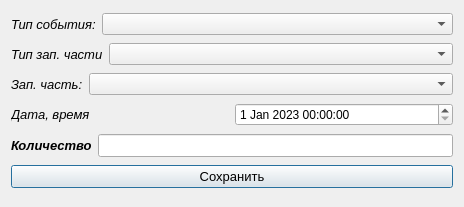
<?xml version="1.0" encoding="UTF-8"?>
<ui version="4.0">
 <class>EditEventForm</class>
 <widget class="QDialog" name="EditEventForm">
  <property name="geometry">
   <rect>
    <x>0</x>
    <y>0</y>
    <width>464</width>
    <height>207</height>
   </rect>
  </property>
  <property name="font">
   <font>
    <pointsize>9</pointsize>
    <bold>false</bold>
   </font>
  </property>
  <property name="windowTitle">
   <string>Новое событие</string>
  </property>
  <layout class="QVBoxLayout" name="verticalLayout">
   <item>
    <layout class="QHBoxLayout" name="horizontalLayout">
     <item>
      <widget class="QLabel" name="label_type_event">
       <property name="font">
        <font>
         <pointsize>10</pointsize>
         <italic>true</italic>
         <bold>false</bold>
        </font>
       </property>
       <property name="text">
        <string>Тип события:</string>
       </property>
      </widget>
     </item>
     <item>
      <widget class="QComboBox" name="cmb_type_event">
       <property name="sizePolicy">
        <sizepolicy hsizetype="Expanding" vsizetype="Fixed">
         <horstretch>0</horstretch>
         <verstretch>0</verstretch>
        </sizepolicy>
       </property>
       <property name="currentIndex">
        <number>-1</number>
       </property>
       <property name="placeholderText">
        <string>Выберите тип события</string>
       </property>
       <item>
        <property name="text">
         <string>Приход</string>
        </property>
       </item>
       <item>
        <property name="text">
         <string>Расход</string>
        </property>
       </item>
      </widget>
     </item>
    </layout>
   </item>
   <item>
    <layout class="QHBoxLayout" name="horizontalLayout_5">
     <item>
      <widget class="QLabel" name="label_type_part">
       <property name="font">
        <font>
         <pointsize>10</pointsize>
         <italic>true</italic>
         <bold>false</bold>
        </font>
       </property>
       <property name="text">
        <string>Тип зап. части</string>
       </property>
      </widget>
     </item>
     <item>
      <widget class="QComboBox" name="cmb_type_part">
       <property name="sizePolicy">
        <sizepolicy hsizetype="Expanding" vsizetype="Fixed">
         <horstretch>0</horstretch>
         <verstretch>0</verstretch>
        </sizepolicy>
       </property>
       <property name="placeholderText">
        <string>Выберите тип зап. части</string>
       </property>
      </widget>
     </item>
    </layout>
   </item>
   <item>
    <layout class="QHBoxLayout" name="horizontalLayout_2">
     <item>
      <widget class="QLabel" name="label_part">
       <property name="font">
        <font>
         <pointsize>10</pointsize>
         <italic>true</italic>
         <bold>false</bold>
        </font>
       </property>
       <property name="text">
        <string>Зап. часть:</string>
       </property>
      </widget>
     </item>
     <item>
      <widget class="QComboBox" name="cmb_part">
       <property name="sizePolicy">
        <sizepolicy hsizetype="Expanding" vsizetype="Fixed">
         <horstretch>0</horstretch>
         <verstretch>0</verstretch>
        </sizepolicy>
       </property>
       <property name="placeholderText">
        <string>Выберите зап. часть</string>
       </property>
      </widget>
     </item>
    </layout>
   </item>
   <item>
    <layout class="QHBoxLayout" name="horizontalLayout_3">
     <item>
      <widget class="QLabel" name="label_date_time">
       <property name="font">
        <font>
         <pointsize>10</pointsize>
         <italic>true</italic>
         <bold>false</bold>
        </font>
       </property>
       <property name="text">
        <string>Дата, время</string>
       </property>
      </widget>
     </item>
     <item>
      <widget class="QDateTimeEdit" name="dte_date_time">
       <property name="dateTime">
        <datetime>
         <hour>0</hour>
         <minute>0</minute>
         <second>0</second>
         <year>2023</year>
         <month>1</month>
         <day>1</day>
        </datetime>
       </property>
      </widget>
     </item>
    </layout>
   </item>
   <item>
    <layout class="QHBoxLayout" name="horizontalLayout_4">
     <item>
      <widget class="QLabel" name="label_qty">
       <property name="font">
        <font>
         <pointsize>10</pointsize>
         <italic>true</italic>
         <bold>true</bold>
        </font>
       </property>
       <property name="text">
        <string>Количество</string>
       </property>
      </widget>
     </item>
     <item>
      <widget class="QLineEdit" name="edit_qty">
       <property name="font">
        <font>
         <pointsize>10</pointsize>
         <bold>true</bold>
        </font>
       </property>
      </widget>
     </item>
    </layout>
   </item>
   <item>
    <widget class="QPushButton" name="btn_save">
     <property name="font">
      <font>
       <family>Arial</family>
       <pointsize>10</pointsize>
       <italic>false</italic>
       <bold>false</bold>
      </font>
     </property>
     <property name="styleSheet">
      <string notr="true">QPushButton {
font: 10pt &quot;Arial&quot;;
}
QPushButton:hover {
background-color: rgba(2, 144, 0, 150);
color:white;
}</string>
     </property>
     <property name="text">
      <string>Сохранить</string>
     </property>
    </widget>
   </item>
  </layout>
 </widget>
 <resources/>
 <connections/>
</ui>
